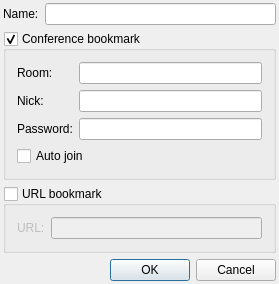
<?xml version="1.0" encoding="UTF-8"?>
<ui version="4.0">
 <class>EditBookmarkDialogClass</class>
 <widget class="QDialog" name="EditBookmarkDialogClass">
  <property name="geometry">
   <rect>
    <x>0</x>
    <y>0</y>
    <width>279</width>
    <height>250</height>
   </rect>
  </property>
  <property name="windowTitle">
   <string>Edit bookmark</string>
  </property>
  <layout class="QVBoxLayout">
   <property name="leftMargin">
    <number>3</number>
   </property>
   <property name="topMargin">
    <number>3</number>
   </property>
   <property name="rightMargin">
    <number>3</number>
   </property>
   <property name="bottomMargin">
    <number>3</number>
   </property>
   <item>
    <layout class="QHBoxLayout">
     <item>
      <widget class="QLabel" name="lblName">
       <property name="text">
        <string>Name:</string>
       </property>
       <property name="textFormat">
        <enum>Qt::PlainText</enum>
       </property>
      </widget>
     </item>
     <item>
      <widget class="QLineEdit" name="lneName"/>
     </item>
    </layout>
   </item>
   <item>
    <widget class="QGroupBox" name="grbConference">
     <property name="title">
      <string>Conference bookmark</string>
     </property>
     <property name="checkable">
      <bool>true</bool>
     </property>
     <layout class="QGridLayout">
      <item row="0" column="0">
       <widget class="QLabel" name="lblRoomJid">
        <property name="text">
         <string>Room:</string>
        </property>
        <property name="textFormat">
         <enum>Qt::PlainText</enum>
        </property>
       </widget>
      </item>
      <item row="0" column="1">
       <widget class="QLineEdit" name="lneRoom"/>
      </item>
      <item row="1" column="0">
       <widget class="QLabel" name="lblNick">
        <property name="text">
         <string>Nick:</string>
        </property>
        <property name="textFormat">
         <enum>Qt::PlainText</enum>
        </property>
       </widget>
      </item>
      <item row="1" column="1">
       <widget class="QLineEdit" name="lneNick"/>
      </item>
      <item row="2" column="0">
       <widget class="QLabel" name="lblPassword">
        <property name="text">
         <string>Password:</string>
        </property>
        <property name="textFormat">
         <enum>Qt::PlainText</enum>
        </property>
       </widget>
      </item>
      <item row="2" column="1">
       <widget class="QLineEdit" name="lnePassword">
        <property name="echoMode">
         <enum>QLineEdit::PasswordEchoOnEdit</enum>
        </property>
       </widget>
      </item>
      <item row="3" column="0" colspan="2">
       <widget class="QCheckBox" name="chbAutoJoin">
        <property name="text">
         <string>Auto join</string>
        </property>
       </widget>
      </item>
     </layout>
    </widget>
   </item>
   <item>
    <widget class="QGroupBox" name="grbURL">
     <property name="title">
      <string>URL bookmark</string>
     </property>
     <property name="checkable">
      <bool>true</bool>
     </property>
     <property name="checked">
      <bool>false</bool>
     </property>
     <layout class="QHBoxLayout">
      <item>
       <widget class="QLabel" name="lblUrl">
        <property name="text">
         <string>URL:</string>
        </property>
        <property name="textFormat">
         <enum>Qt::PlainText</enum>
        </property>
       </widget>
      </item>
      <item>
       <widget class="QLineEdit" name="lneUrl"/>
      </item>
     </layout>
    </widget>
   </item>
   <item>
    <widget class="QDialogButtonBox" name="bbxButtons">
     <property name="standardButtons">
      <set>QDialogButtonBox::Cancel|QDialogButtonBox::Ok</set>
     </property>
    </widget>
   </item>
  </layout>
 </widget>
 <layoutdefault spacing="6" margin="11"/>
 <tabstops>
  <tabstop>lneName</tabstop>
  <tabstop>grbConference</tabstop>
  <tabstop>lneRoom</tabstop>
  <tabstop>lneNick</tabstop>
  <tabstop>lnePassword</tabstop>
  <tabstop>chbAutoJoin</tabstop>
  <tabstop>grbURL</tabstop>
  <tabstop>lneUrl</tabstop>
  <tabstop>bbxButtons</tabstop>
 </tabstops>
 <resources/>
 <connections>
  <connection>
   <sender>bbxButtons</sender>
   <signal>rejected()</signal>
   <receiver>EditBookmarkDialogClass</receiver>
   <slot>reject()</slot>
   <hints>
    <hint type="sourcelabel">
     <x>402</x>
     <y>234</y>
    </hint>
    <hint type="destinationlabel">
     <x>421</x>
     <y>224</y>
    </hint>
   </hints>
  </connection>
 </connections>
</ui>
